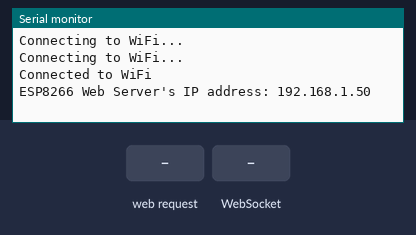
Simulated run of this sketch. Board: ESP8266 (NodeMCU). On the bench: the last lines printed to the serial monitor. The inputs (shaded band) are chosen by the test bench. WiFi joins after 1.5 s; servers stay silent unless stated.

Above: at 3.7 s.
3.8 s: HTTP request GET / received
At 5.0 s:
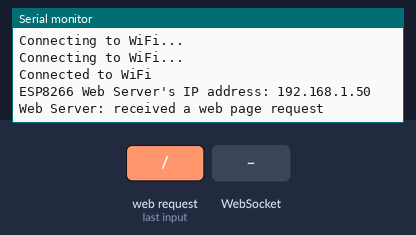
5.4 s: WebSocket text "1" received
At 6.7 s:
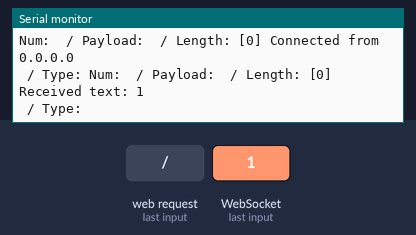
7.0 s: WebSocket text "0" received
At 7.6 s:
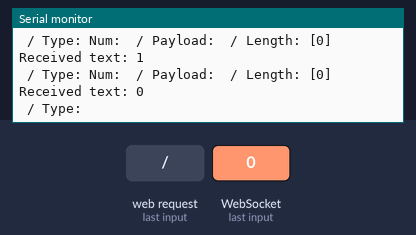

The sketch:

websocket_ESP12F_-_Copie.ino
```cpp
/*
 Composition: ESP-01S, ADS1115 (cause meilleure résolution, et utilisation bus I2C), et 4 panneaux solaires de lampes de jardin vendus en grande surface
 Les 4 panneaux sont orientés à 20° les uns des autres en horizontale et verticale locales.
 Un écart de puissance délivrée par chaque panneau montre une orientation perfectible des panneaux solaires, le but étant d'être le plus en face du soleil.
 La moyenne de production des 4 petits panneaux permet d'estimer la cpaacité de puissance des gros panneaux.
 Mais pourquoi?
 Les gros panneaux alimentent la maison, pour utilisation sans revente.
 L'eau-chaude est produite par une chaudière à granulés, mais si la puissance produite par l'installation photovoltaïque, une résistance chauffera l'eau.
 Derrière tout ça, l'info sera récupérée par la domotique en place (protocole mqtt, et serveur home assistant).

 Une partie html lue par un client qui s'y connecte directement verra les infos sur une page html, avec script javascript et mise en page css (voir autres fichiers du projet).
 */

#include <ESP8266WiFi.h>
#include <ESP8266WebServer.h>
#include <WebSocketsServer.h>
//#include <Wire.h>
//#include "ADS1X15.h"
#include "index.h"

//ADS1115 0x48 et 0x49 (Addr à Vdd)
//SDA I02
//SCL I00
//ESP en 3,3V
//ADS1115 en 5V
// Gain 1: +- 4.096V, 32767

const char* ssid = "SSID";
const char* password = "password";

//partie rajoutée pour serveur d'essai
int val_h=0;
int val_b=2000;
int val_g=4000;
int val_d=6000;
int val_Max=24000;
//

String texteAenvoyer = "";
String commentaire = "";

//ADS1115 ADS_Haut_Bas(0x48);
//ADS1115 ADS_Gauche_Droite(0x49);

ESP8266WebServer server(80);                        // Web server on port 80
WebSocketsServer webSocket = WebSocketsServer(81);  // WebSocket server on port 81

void webSocketEvent(uint8_t num, WStype_t type, uint8_t* payload, size_t length) {
  Serial.printf("Num: " ,String(num));

  Serial.printf(" / Payload: ", payload);
  Serial.printf(" / Length: ", length);
  switch (type) {
    case WStype_DISCONNECTED:
      Serial.printf("[%u] Disconnected!\n", num);
      break;
    case WStype_CONNECTED:
      {
        IPAddress ip = webSocket.remoteIP(num);
        Serial.printf("[%u] Connected from %d.%d.%d.%d\n", num, ip[0], ip[1], ip[2], ip[3]);
      }
      break;
    case WStype_TEXT:
      Serial.printf("[%u] Received text: %s\n", num, payload);
      // Send a response back to the client
      String echoMessage = "Received:  " + String((char*)payload);
      webSocket.sendTXT(num, echoMessage);
      break;
  }
  Serial.printf(" / Type: ", (String(type).c_str()));
}

void setup() {
  Serial.begin(9600);
  delay(500);
  //Wire.begin();
  //delay(1000);

  //ADS_Haut_Bas.begin();
  //ADS_Gauche_Droite.begin();

  //ADS_Haut_Bas.setGain(1);
  //ADS_Gauche_Droite.setGain(1);

  // Connect to Wi-Fi
  WiFi.begin(ssid, password);
  while (WiFi.status() != WL_CONNECTED) {
    delay(1000);
    Serial.println("Connecting to WiFi...");
  }
  Serial.println("Connected to WiFi");

  // Initialize WebSocket server
  webSocket.begin();
  webSocket.onEvent(webSocketEvent);

  // Serve a basic HTML page with JavaScript to create the WebSocket connection
  server.on("/", HTTP_GET, []() {
    Serial.println("Web Server: received a web page request");
    String html = HTML_CONTENT;  // Use the HTML content from the index.h file
    server.send(200, "text/html", html);
  });

  server.begin();
  Serial.print("ESP8266 Web Server's IP address: ");
  Serial.println(WiFi.localIP());
}

void loop() {
  // Handle client requests
  server.handleClient();

  // Handle WebSocket events
  webSocket.loop();

  //val_x = correction + lecture tension
  //correction à metttre en place après premières mesures

  //int16_t val_h = 0 + ADS_Haut_Bas.readADC_Differential_0_1();
  //Serial.print("haut");
  //Serial.println(val_h);
  //delay(200);

  //int16_t val_b = 0 + ADS_Haut_Bas.readADC_Differential_2_3();
  //Serial.print("bas");
  //Serial.println(val_b);
  //delay(200);

  //int16_t val_g = 0 + ADS_Gauche_Droite.readADC_Differential_0_1();
  //Serial.print("gauche");
  //Serial.println(val_g);
  //delay(200);

  //int16_t val_d = 0 + ADS_Gauche_Droite.readADC_Differential_2_3();
  //Serial.print("droite:");
  //Serial.println(val_d);
  //delay(200);
  texteAenvoyer = "";
  commentaire = "";
  texteAenvoyer = texteAenvoyer + (String(val_h));
  texteAenvoyer = texteAenvoyer + "|";
  texteAenvoyer = texteAenvoyer + (String(val_b));
  texteAenvoyer = texteAenvoyer + "|";
  texteAenvoyer = texteAenvoyer + (String(val_g));
  texteAenvoyer = texteAenvoyer + "|";
  texteAenvoyer = texteAenvoyer + (String(val_d));
  texteAenvoyer = texteAenvoyer + "|";
  texteAenvoyer = texteAenvoyer + (String(commentaire));
  webSocket.sendTXT(0,texteAenvoyer );

  val_h=val_h+1000;
  val_b=val_b+1000;
  val_g=val_g+1000;
  val_d=val_d+1000;

  if (val_h>=val_Max) {
    val_h=0;
  }

  if (val_b>=val_Max) {
    val_b=0;
  }

  if (val_g>=val_Max) {
    val_g=0;
  }

  if (val_d>=val_Max) {
    val_d=0;
  }

  delay(200);
  // TODO: Your code here
}
```

index.h
```cpp
/*
 * https://newbiely.com/tutorials/esp8266/esp8266-websocket
 */

const char *HTML_CONTENT = R"=====(
<!DOCTYPE html>

<html>
  <head>
  <meta http-equiv="Content-Type" content="text/html; charset=windows-1252">
  <title>Capteur Solaire</title>
  <meta name="viewport" content="width=device-width, initial-scale=0.7">
  <style>
    body { background-color:#555888; font-family:sans-serif; color:#fff;  font-size: 16px;text-align: center}
    h1 { text-align: center;}
    footer{ text-align: center; margin: 50px;}
    .chat-container { width: 400px; margin: 0 auto; padding: 10px; }
    .chat-messages { height: 250px; overflow-y: auto; border: 1px solid #444; padding: 5px; margin-bottom: 5px;}
    .user-input {width: 400px; display: flex; margin-bottom: 20px; margin-left: auto; margin-right: auto; }
    .user-input input { flex: 1; border: 1px solid #444; padding: 5px; }
    .user-input button { margin-left: 5px; background-color: #007bff; color: #fff;  border: none;  padding: 5px 10px;  cursor: pointer; }
    .websocket { display: flex; align-items: center; margin-bottom: 5px;}
    .websocket button { background-color: #007bff; color: #fff; border: none; padding: 5px 10px; cursor: pointer;}
    .websocket .label { margin-left: auto;}

    .capteurs {display: flex; align-items: center; justify-content: center;}
    .vert {display: flex; flex-direction: column; align-items: center; justify-content: center;}
    .horiz {display: flex; flex-direction: row;}

    .ChartGauge  { width:200px; height:150px; margin:20px;text-align:center; }
    .ChartBackground { position:relative; height:100px; margin-bottom:10px; background-color:#fff; border-radius:150px 150px 0 0; overflow:hidden; text-align:center; }
    .ChartMask { position:absolute; top:20px; right:20px; left:20px; height:80px; background-color:#555888; border-radius:150px 150px 0 0 }
    .ChartPercentage { position:absolute; top:100px; left:-200%; width:400%; height:400%; margin-left:100px; background-color:#00aeef; }
    .ChartPercentage { transform-origin:top center;}
    #ChartPercentage_haut, #ChartPercentage_gauche, #ChartPercentage_droite, #ChartPercentage_bas {transition:transform 0.5s; }
    /*.ChartMask { transform:rotate(120deg); transform-origin:top center; transition:transform 0.5s;}*/
    .ChartMin { float:left; font-size:12px; }
    .ChartMax { float:right; font-size:12px;}
    .ChartValue { position:absolute; top:70%; left:0; width:100%; font-size:30px; font-weight:700; }
    .ChartValue2 { position:absolute; top:50%; left:0; width:100%; font-size:15px; font-weight:700; }
    .chartTitre {text-align:center;}

  </style>

  <script>
    var ws;
    var wsm_max_len = 4096; /* bigger length causes uart0 buffer overflow with low speed smart device */

    function update_text(text) {

      var tension_CAN = text.split('|');
      //séparation des valeurs
      // tension_CAN[0] tension haut
      // tension_CAN[1] tension bas
      // tension_CAN[2] tension gauche
      // tension_CAN[3] tension droite
      // tension_CAN[4] commentaire

      ///////////////////////////////////////////////////
      //Déclaration des variables
      //Si non spécifié: haut, bas, gauche, droite

      var red = [0,0,0,0];
      var blue = [0,0,0,0];
      var green = [0,0,0,0];
      var max_niv_tens = 24000;

      var ChartValue = ["ChartValue_haut", "ChartValue_bas", "ChartValue_gauche", "ChartValue_droite"];
      var ChartValue2 = ["ChartValue2_haut", "ChartValue2_bas", "ChartValue2_gauche", "ChartValue2_droite"];
      var ChartPercentage = ["ChartPercentage_haut", "ChartPercentage_bas", "ChartPercentage_gauche", "ChartPercentage_droite"];
      var chat_messages = document.getElementById("chat-messages");
      var ChartAngle = [0,0,0,0];
      var tension_Volts = 0;
      var niv_tens =0;

      //i 0 haut, 1 bas, 2 gauche, 3 droite
      for (let i = 0; i < 4; i++) {

        ChartAngle[i]=Number(tension_CAN[i])*180/max_niv_tens;
        niv_tens=Number(tension_CAN[i]);

        tension_Volts=Number(tension_CAN[i])*4.096/32767;
        tension_Volts=tension_Volts.toFixed(3);

        document.getElementById(ChartValue[i]).innerHTML=tension_Volts;
        document.getElementById(ChartValue2[i]).innerHTML=tension_CAN[i];
        document.getElementById(ChartPercentage[i]).style.transform = "rotate(" + String(ChartAngle[i]) + "deg)";
        console.log("Element: " + ChartPercentage[i] + " / Niveau tension: " + tension_CAN[i] )

        //calcul de couleurs
        //Evolution: bleu/vert/jaune/rouge/violet
        if (niv_tens >= (max_niv_tens*4/5)){
          red[i]=255;
          green[i]= 0;
          blue[i]=Math.round((niv_tens-19200)*255/4800);
        } else {
          if (niv_tens >= (max_niv_tens*3/5)) {
            red[i]=255;
            green[i]=Math.round(255-((niv_tens-14400)*255/4800));
            blue[i]=0;
          } else {
            if (niv_tens >= (max_niv_tens*2/5)) {
              red[i]=Math.round((niv_tens-9600)*255/4800);
              green[i]=255;
              blue[i]=0;
            } else {
              if (niv_tens >= (max_niv_tens/5)) {
                red[i]=0;
                green[i]=255;
                blue[i]=Math.round(255-((niv_tens-4800)*255/4800));
              } else {
                red[i]=0;
                green[i]=Math.round(niv_tens*255/4800);
                blue[i]=255;
              }
            }
          }
        }

      document.getElementById(ChartPercentage[i]).style.background="rgb("+String(red[i])+","+String(green[i])+","+String(blue[i])+")";
      console.log("couleurs rgb: " + String(red[i]) + " / " + String(green[i]) + " / " + String(blue[i]));

      }
      //ne pas faire de comparaison sur null pour détection de chaine de caractère
      if(tension_CAN[4]!= ""){
          chat_messages.innerHTML += tension_CAN[4] + '<br>';
          chat_messages.scrollTop = chat_messages.scrollHeight;
      }
    } //End update_text(text)

    function send_onclick() {
      if(ws != null) {
        var message = document.getElementById("message").value;

        if (message) {
          document.getElementById("message").value = "";
          ws.send(message + "\n");
          update_text(message);
          //update_text('<span style="color:navy">' + message + '</span>');
          // You can send the message to the server or process it as needed
        } //endif (message)
      } //endif (ws != null)
    } //end send_onclick()

    function connect_onclick() {
      if(ws == null) {
        ws = new WebSocket("ws://" + window.location.host + ":81");
        document.getElementById("ws_state").innerHTML = "CONNECTING";
        ws.onopen = ws_onopen;
        ws.onclose = ws_onclose;
        ws.onmessage = ws_onmessage;
      } else
        ws.close();
    }

    function ws_onopen() {
      document.getElementById("ws_state").innerHTML = "<span style='color:blue'>CONNECTED</span>";
      document.getElementById("bt_connect").innerHTML = "Disconnect";
      document.getElementById("chat-messages").innerHTML = "";
    }

    function ws_onclose() {
      document.getElementById("ws_state").innerHTML = "<span style='color:gray'>CLOSED</span>";
      document.getElementById("bt_connect").innerHTML = "Connect";
      ws.onopen = null;
      ws.onclose = null;
      ws.onmessage = null;
      ws = null;
    }

    function ws_onmessage(e_msg) {
      e_msg = e_msg || window.event; // MessageEvent
      update_text(e_msg.data);
    }

  </script>

  </head>

  <body>
    <h1>Capteur Solaire</h1>

      <div class="capteurs">
        <div class="vert">

            <div class="ChartGauge">
              <div class="ChartBackground">
                <div class="ChartPercentage" id="ChartPercentage_haut"></div>
                <div class="ChartMask"></div>
                <span class="ChartValue" id="ChartValue_haut">0</span>
                <span class="ChartValue2" id="ChartValue2_haut">0 V</span>
              </div>
              <span class="ChartMin">0.0</span>
              <span class="ChartMax">3.0</span>
              <span class="ChartTitre">Haut</span>
            </div>

            <div class="horiz">

              <div class="ChartGauge">
                <div class="ChartBackground">
                  <div class="ChartPercentage" id="ChartPercentage_gauche"></div>
                  <div class="ChartMask"></div>
                  <span class="ChartValue" id="ChartValue_gauche">0</span>
                  <span class="ChartValue2" id="ChartValue2_gauche">0 V</span>
                </div>
                <span class="ChartMin">0.0</span>
                <span class="ChartMax">3.0</span>
                <span class="ChartTitre">Gauche</span>
              </div>

              <div class="ChartGauge">
                <div class="ChartBackground">
                  <div class="ChartPercentage" id="ChartPercentage_droite"></div>
                  <div class="ChartMask"></div>
                  <span class="ChartValue" id="ChartValue_droite">0</span>
                  <span class="ChartValue2" id="ChartValue2_droite">0 V</span>
                </div>
                <span class="ChartMin">0.0</span>
                <span class="ChartMax">3.0</span>
                <span class="ChartTitre">Droite</span>
              </div>

            </div>

            <div class="ChartGauge">
              <div class="ChartBackground">
                <div class="ChartPercentage" id="ChartPercentage_bas"></div>
                <div class="ChartMask"></div>
                <span class="ChartValue" id="ChartValue_bas">0</span>
                <span class="ChartValue2" id="ChartValue2_bas">0 V</span>
              </div>
              <span class="ChartMin">0.0</span>
              <span class="ChartMax">3.0</span>
              <span class="ChartTitre">Bas</span>
            </div>

        </div>
      </div>

      <div class="user-input">
        <input type="text" id="message" placeholder="Type your message...">
        <button onclick="send_onclick()">Send</button>
      </div>

      <div class="chat-container">
        <div class="websocket">
          <button class="connect-button" id="bt_connect" onclick="connect_onclick()">Connect</button>
          <span class="label">WebSocket: <span id="ws_state"><span style="color:blue">CLOSED</span></span></span>
        </div>
        <div class="chat-messages" id="chat-messages"></div>

      </div>

  </body>

  <footer>
    Gain 1: 0 -> 4.096 v, limite par programme a 3,0 v
  </footer>


</html>
)=====";
```

Measured:
- after the input at 3.8 s, the serial monitor: prints a new line after 0.13 s (image 1)
- after the input at 5.4 s, the serial monitor: prints a new line after 0.14 s (image 2)
- after the input at 7.0 s, the serial monitor: prints a new line after 0.20 s (image 3)
